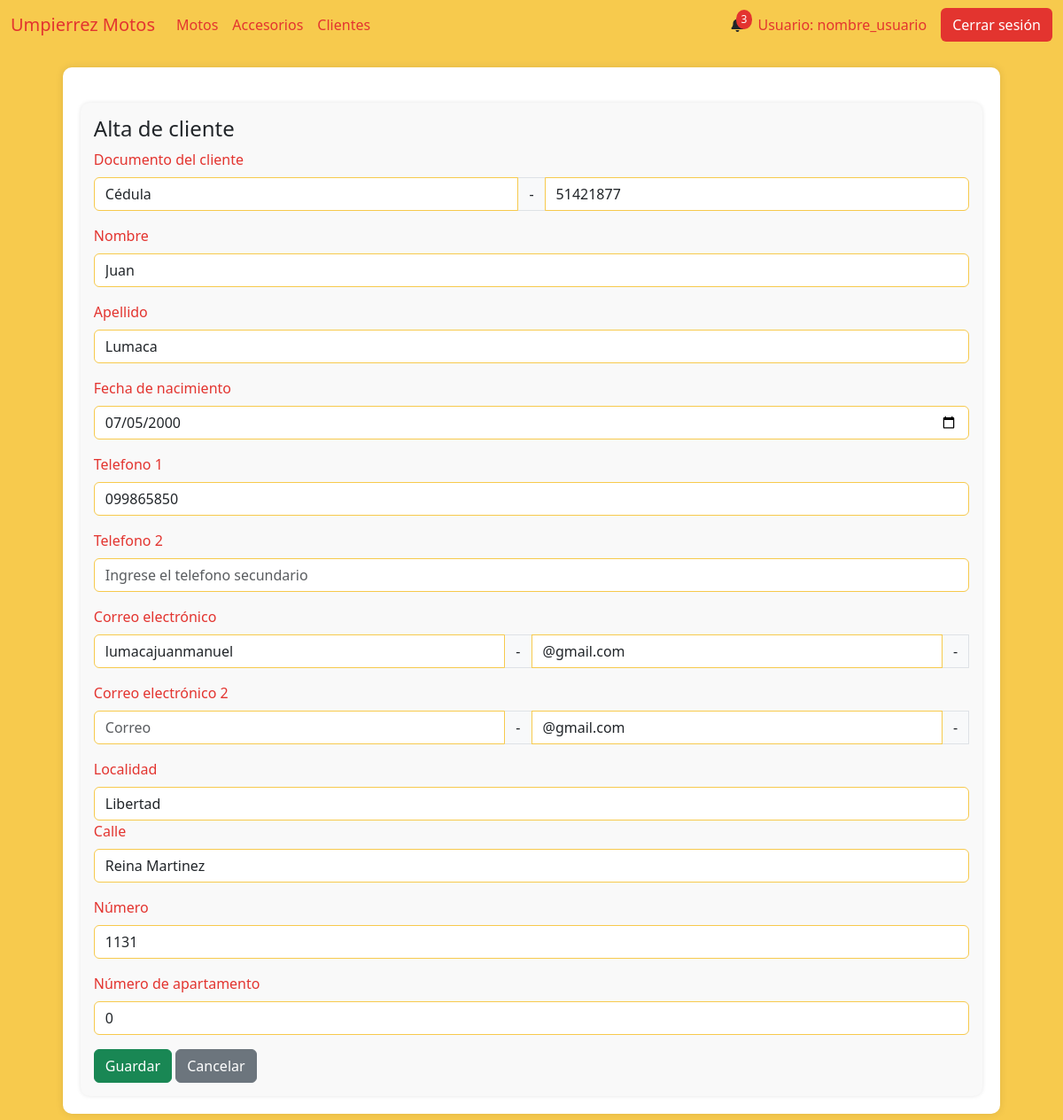
The page /cliente_modificacion/9 on the database as committed earlier.
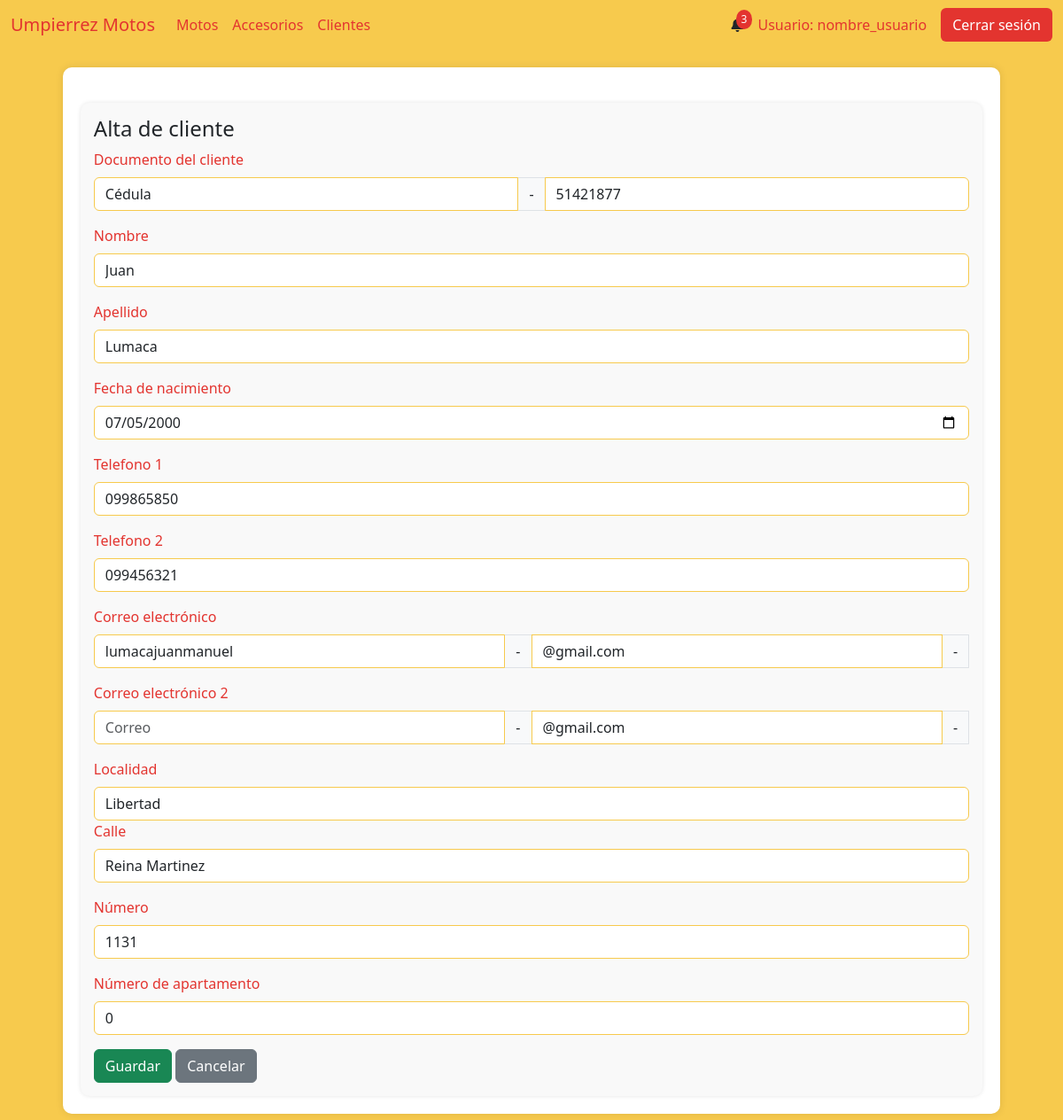
The same page on the database as committed later.
### AppUM/models.py (models this page shows)
class ClienteTelefono(models.Model):
    cliente = models.ForeignKey(Cliente, related_name='cliente_telefono', on_delete=models.CASCADE, null=True)
    telefono = models.CharField(max_length=10,unique=True)
    principal = models.BooleanField(default=True)
    activo = models.BooleanField(default=True)

### AppUM/views.py (the view)
# urls.py: path('cliente_modificacion/<int:id_cliente>', views.modificacion_cliente,name="ClienteModificacion")
def modificacion_cliente(req,id_cliente):
        if req.method == "POST":
            tipo_doc = req.POST['tipo_doc']
            doc = req.POST['doc']
            documento = tipo_doc + str(doc)
            tel1 = req.POST['telefono_principal']
            tel2 = req.POST['telefono_secundario']
            correo1 = req.POST['correo_1'] + req.POST['dominio_correo']
            correo2 = req.POST['correo_2'] + req.POST['dominio_correo_2']
            valid_cliente = valid_cliente_mod(id_cliente,documento,tel1,tel2,correo1,correo2)
            if valid_cliente == "existe_cliente":
                contexto = contexto_para_cliente(id_cliente,"El documento ingresado ya existe")
                return render(req,"perfil_administrativo/cliente/modificacion_cliente.html",contexto)
            elif valid_cliente == "existe_tel_principal":
                contexto = contexto_para_cliente(id_cliente,"El telefono 1 ingresado ya existe")
                return render(req,"perfil_administrativo/cliente/modificacion_cliente.html",contexto)
            elif valid_cliente == "existe_tel_secundario":
                contexto = contexto_para_cliente(id_cliente,"El telefono 2 ingresado ya existe")
                return render(req,"perfil_administrativo/cliente/modificacion_cliente.html",contexto)
            elif valid_cliente == "existe_correo_principal":
                contexto = contexto_para_cliente(id_cliente,"El correo 1 ingresado ya existe")
                return render(req,"perfil_administrativo/cliente/modificacion_cliente.html",contexto)
            elif valid_cliente == "existe_correo_secundario":
                contexto = contexto_para_cliente(id_cliente,"El correo 2 ingresado ya existe")
                return render(req,"perfil_administrativo/cliente/modificacion_cliente.html",contexto)
            else:
                print("INGRESAR")
        else:
            contexto = contexto_para_cliente(id_cliente,None)
            return render(req,"perfil_administrativo/cliente/modificacion_cliente.html",contexto)

### AppUM/templates/perfil_administrativo/cliente/modificacion_cliente.html (shortened to what the changed rows need)
{% extends "perfil_administrativo/padre_perfil_administrativo.html" %}
{% load static %}
{% block contenidoQueCambia %}
<div class="table-container" id="inventarios">
    <div class="form-container" id="motoForm">
        <form action="" enctype="multipart/form-data" method="POST">{% csrf_token %}
            <div class="mb-3">
                <label for="precio" class="form-label">Telefono 2</label>
                {% if tel_sec %}
                <input value="{{ tel_sec }}" type="number" class="form-control" name="telefono_secundario" placeholder="Ingrese el telefono secundario">
                {% else %}
                <input type="number" class="form-control" name="telefono_secundario" placeholder="Ingrese el telefono secundario">
                {% endif %}
            </div>
        </form>
    </div>
</div>
{% endblock %}

Rows that differ between the two databases and show on the page:
added ClienteTelefono: telefono_secundario "099456321"
